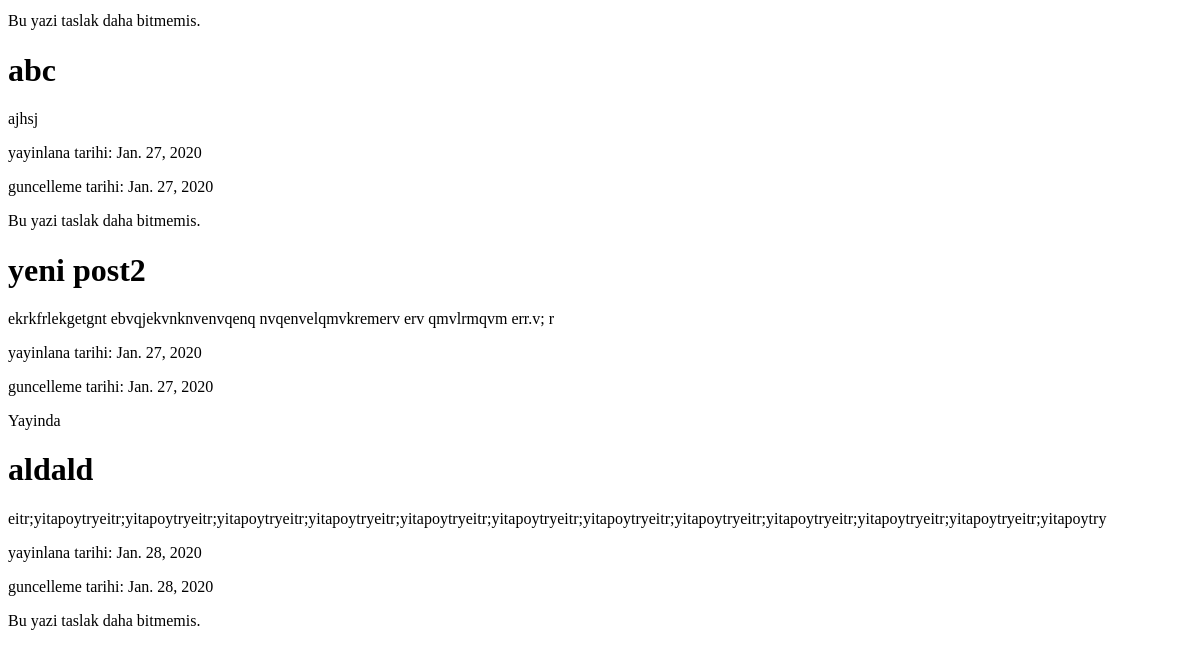
The app's page /posts/ (lower part), older data.
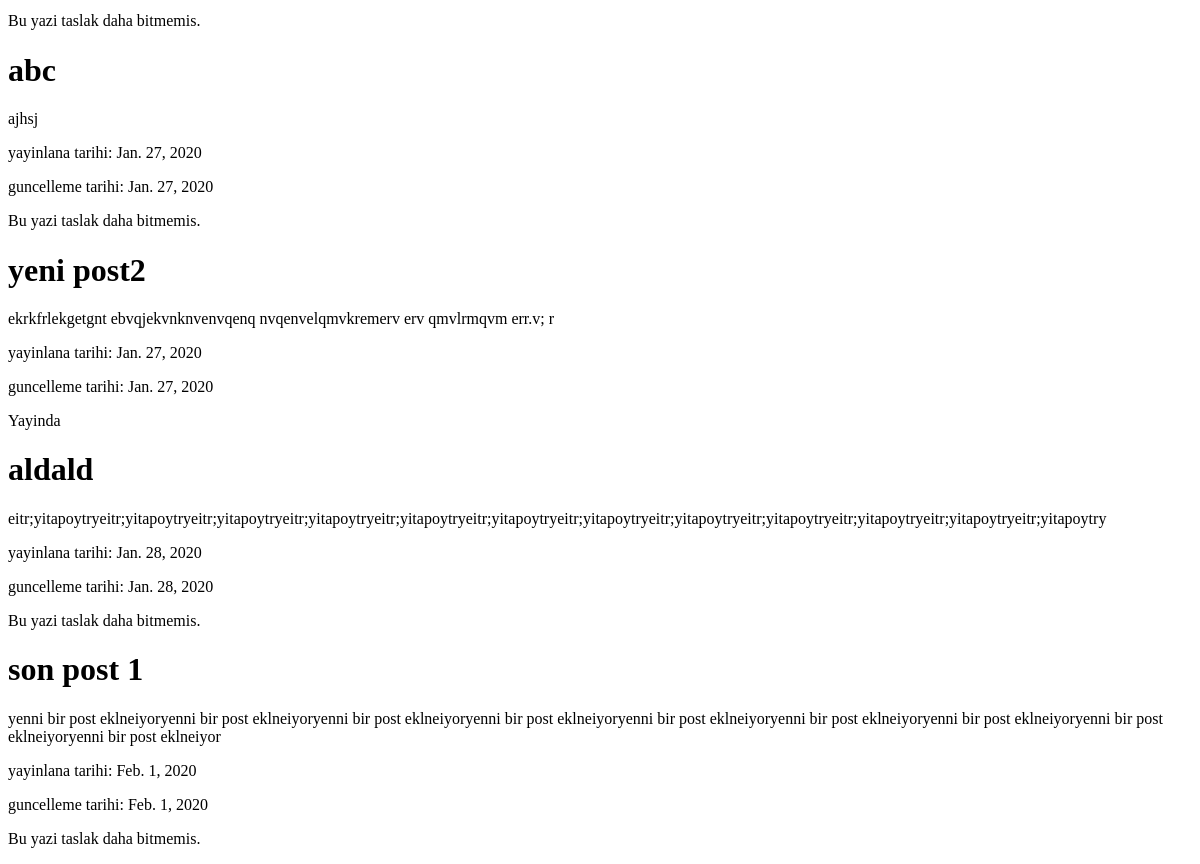
The same page, newer data.
### article/models.py (models this page shows)
class Post(models.Model):
    header = models.CharField(max_length=50)
    content = models.TextField(max_length=3000)
    draft = models.BooleanField(default=False)
    created = models.DateTimeField(auto_now_add=True) #object in ilk yazildiginda tutuldugu durum
    updated = models.DateTimeField(auto_now=True) #object ne zaman updated oldugunu tutar
    image = models.ImageField(blank=True) #formlarda bos gecilebilir defaut false olarak beliritilir
    liked = models.IntegerField(default=0)
    owner = models.ForeignKey(to=User, on_delete=models.CASCADE, related_name='articles') #one to many iliskisi kuruyoruz. CASCADE ozel. kullanici
    def __str__(self):  #admin panelinde string yerine header gorunsun istiyoruz
        return self.header

### article/views.py (the view)
# urls.py: path('', ArticleListView.as_view(), name='post_list'),  #as_view class based basmaniz icin bir komut
class ArticleListView(ListView):
    model = Post
    template_name = 'article/post_list.html'
    queryset = Post.objects.all()
    context_object_name = 'posts'

### article/templates/article/post_list.html (shortened to what this page needs)
<!DOCTYPE html>
<html lang="en">
<head>
</head>
<body>
    {% if posts %}
    {% for post in posts %}
    <h1>{{post.header}}</h1>
    <div>
        {{post.content}}
    </div>
    <p>yayinlana tarihi: {{post.created|date}}</p>
    <p>guncelleme tarihi: {{post.updated|date}}</p>
    {% if post.draft %}
    <p>Bu yazi taslak daha bitmemis.</p>
    {% else %}
    <p>Yayinda</p>
    {% endif %}
    {% endfor %}
    {% else %}
    <h1>post bulunamadi.</h1>
    {% endif %}
</body>
</html>

Row changes from the older to the newer data that the page shows:
added Post: header "son post 1", content "yenni bir post eklneiyoryenni bir post eklneiyoryenni bir post eklneiyoryenni bir post eklneiyoryenni bir post eklneiyoryenni bir post eklneiyoryenni bir post eklneiyoryenni bir post eklneiyoryenni bir post eklneiyor", created "Feb. 1, 2020", updated "Feb. 1, 2020", draft "Bu yazi taslak daha bitmemis."
